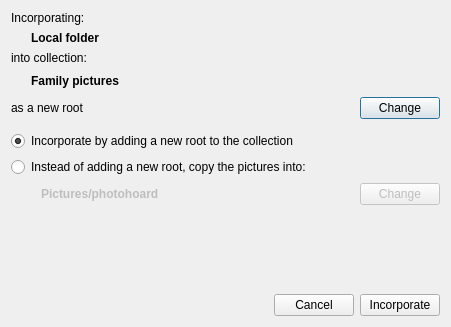
<?xml version="1.0" encoding="UTF-8"?>
<ui version="4.0">
 <class>ImportLocalDialog</class>
 <widget class="QDialog" name="ImportLocalDialog">
  <property name="geometry">
   <rect>
    <x>0</x>
    <y>0</y>
    <width>451</width>
    <height>327</height>
   </rect>
  </property>
  <property name="windowTitle">
   <string>Incorporate local source</string>
  </property>
  <layout class="QVBoxLayout" name="verticalLayout">
   <item>
    <widget class="QLabel" name="label">
     <property name="text">
      <string>Incorporating:</string>
     </property>
    </widget>
   </item>
   <item>
    <widget class="QLabel" name="source">
     <property name="font">
      <font>
       <weight>75</weight>
       <bold>true</bold>
      </font>
     </property>
     <property name="text">
      <string>Local folder</string>
     </property>
     <property name="margin">
      <number>2</number>
     </property>
     <property name="indent">
      <number>20</number>
     </property>
    </widget>
   </item>
   <item>
    <widget class="QLabel" name="label_3">
     <property name="text">
      <string>into collection:</string>
     </property>
    </widget>
   </item>
   <item>
    <widget class="QWidget" name="widget" native="true">
     <layout class="QHBoxLayout" name="horizontalLayout">
      <property name="margin">
       <number>0</number>
      </property>
      <item>
       <widget class="QLabel" name="collection">
        <property name="font">
         <font>
          <weight>75</weight>
          <bold>true</bold>
         </font>
        </property>
        <property name="text">
         <string>Family pictures</string>
        </property>
        <property name="margin">
         <number>2</number>
        </property>
        <property name="indent">
         <number>20</number>
        </property>
       </widget>
      </item>
      <item>
       <spacer name="horizontalSpacer">
        <property name="orientation">
         <enum>Qt::Horizontal</enum>
        </property>
        <property name="sizeHint" stdset="0">
         <size>
          <width>40</width>
          <height>20</height>
         </size>
        </property>
       </spacer>
      </item>
     </layout>
    </widget>
   </item>
   <item>
    <widget class="QWidget" name="widget_5" native="true">
     <layout class="QHBoxLayout" name="horizontalLayout_4">
      <property name="margin">
       <number>0</number>
      </property>
      <item>
       <widget class="QLabel" name="label_5">
        <property name="text">
         <string>as a new root</string>
        </property>
       </widget>
      </item>
      <item>
       <spacer name="horizontalSpacer_4">
        <property name="orientation">
         <enum>Qt::Horizontal</enum>
        </property>
        <property name="sizeHint" stdset="0">
         <size>
          <width>40</width>
          <height>20</height>
         </size>
        </property>
       </spacer>
      </item>
      <item>
       <widget class="QPushButton" name="pushButton_5">
        <property name="text">
         <string>Change</string>
        </property>
       </widget>
      </item>
     </layout>
    </widget>
   </item>
   <item>
    <widget class="QWidget" name="widget_4" native="true">
     <layout class="QVBoxLayout" name="verticalLayout_2">
      <property name="leftMargin">
       <number>0</number>
      </property>
      <property name="topMargin">
       <number>6</number>
      </property>
      <property name="rightMargin">
       <number>0</number>
      </property>
      <property name="bottomMargin">
       <number>0</number>
      </property>
      <item>
       <widget class="QRadioButton" name="incorporate">
        <property name="text">
         <string>Incorporate by adding a new root to the collection</string>
        </property>
        <property name="checked">
         <bool>true</bool>
        </property>
       </widget>
      </item>
      <item>
       <widget class="QRadioButton" name="copy">
        <property name="text">
         <string>Instead of adding a new root, copy the pictures into:</string>
        </property>
       </widget>
      </item>
      <item>
       <widget class="QWidget" name="widget_3" native="true">
        <property name="enabled">
         <bool>false</bool>
        </property>
        <layout class="QHBoxLayout" name="horizontalLayout_3">
         <property name="leftMargin">
          <number>10</number>
         </property>
         <property name="topMargin">
          <number>0</number>
         </property>
         <property name="rightMargin">
          <number>0</number>
         </property>
         <property name="bottomMargin">
          <number>0</number>
         </property>
         <item>
          <widget class="QLabel" name="destination">
           <property name="font">
            <font>
             <weight>75</weight>
             <bold>true</bold>
            </font>
           </property>
           <property name="text">
            <string>Pictures/photohoard</string>
           </property>
           <property name="margin">
            <number>2</number>
           </property>
           <property name="indent">
            <number>20</number>
           </property>
          </widget>
         </item>
         <item>
          <spacer name="horizontalSpacer_3">
           <property name="orientation">
            <enum>Qt::Horizontal</enum>
           </property>
           <property name="sizeHint" stdset="0">
            <size>
             <width>40</width>
             <height>20</height>
            </size>
           </property>
          </spacer>
         </item>
         <item>
          <widget class="QPushButton" name="pushButton_4">
           <property name="text">
            <string>Change</string>
           </property>
          </widget>
         </item>
        </layout>
       </widget>
      </item>
     </layout>
    </widget>
   </item>
   <item>
    <spacer name="verticalSpacer">
     <property name="orientation">
      <enum>Qt::Vertical</enum>
     </property>
     <property name="sizeHint" stdset="0">
      <size>
       <width>20</width>
       <height>40</height>
      </size>
     </property>
    </spacer>
   </item>
   <item>
    <widget class="QWidget" name="widget_2" native="true">
     <layout class="QHBoxLayout" name="horizontalLayout_2">
      <property name="leftMargin">
       <number>0</number>
      </property>
      <property name="rightMargin">
       <number>0</number>
      </property>
      <property name="bottomMargin">
       <number>0</number>
      </property>
      <item>
       <spacer name="horizontalSpacer_2">
        <property name="orientation">
         <enum>Qt::Horizontal</enum>
        </property>
        <property name="sizeHint" stdset="0">
         <size>
          <width>40</width>
          <height>20</height>
         </size>
        </property>
       </spacer>
      </item>
      <item>
       <widget class="QPushButton" name="pushButton_2">
        <property name="text">
         <string>Cancel</string>
        </property>
       </widget>
      </item>
      <item>
       <widget class="QPushButton" name="accept">
        <property name="text">
         <string>Incorporate</string>
        </property>
       </widget>
      </item>
     </layout>
    </widget>
   </item>
  </layout>
 </widget>
 <resources/>
 <connections>
  <connection>
   <sender>pushButton_5</sender>
   <signal>clicked()</signal>
   <receiver>widget_5</receiver>
   <slot>hide()</slot>
   <hints>
    <hint type="sourcelabel">
     <x>420</x>
     <y>121</y>
    </hint>
    <hint type="destinationlabel">
     <x>281</x>
     <y>125</y>
    </hint>
   </hints>
  </connection>
  <connection>
   <sender>pushButton_5</sender>
   <signal>clicked()</signal>
   <receiver>widget_4</receiver>
   <slot>show()</slot>
   <hints>
    <hint type="sourcelabel">
     <x>383</x>
     <y>123</y>
    </hint>
    <hint type="destinationlabel">
     <x>383</x>
     <y>180</y>
    </hint>
   </hints>
  </connection>
  <connection>
   <sender>pushButton_4</sender>
   <signal>clicked()</signal>
   <receiver>ImportLocalDialog</receiver>
   <slot>changeDestination()</slot>
   <hints>
    <hint type="sourcelabel">
     <x>383</x>
     <y>228</y>
    </hint>
    <hint type="destinationlabel">
     <x>413</x>
     <y>259</y>
    </hint>
   </hints>
  </connection>
  <connection>
   <sender>pushButton_2</sender>
   <signal>clicked()</signal>
   <receiver>ImportLocalDialog</receiver>
   <slot>reject()</slot>
   <hints>
    <hint type="sourcelabel">
     <x>281</x>
     <y>306</y>
    </hint>
    <hint type="destinationlabel">
     <x>174</x>
     <y>324</y>
    </hint>
   </hints>
  </connection>
  <connection>
   <sender>accept</sender>
   <signal>clicked()</signal>
   <receiver>ImportLocalDialog</receiver>
   <slot>accept()</slot>
   <hints>
    <hint type="sourcelabel">
     <x>382</x>
     <y>302</y>
    </hint>
    <hint type="destinationlabel">
     <x>356</x>
     <y>325</y>
    </hint>
   </hints>
  </connection>
 </connections>
 <slots>
  <slot>changeDestination()</slot>
 </slots>
</ui>
